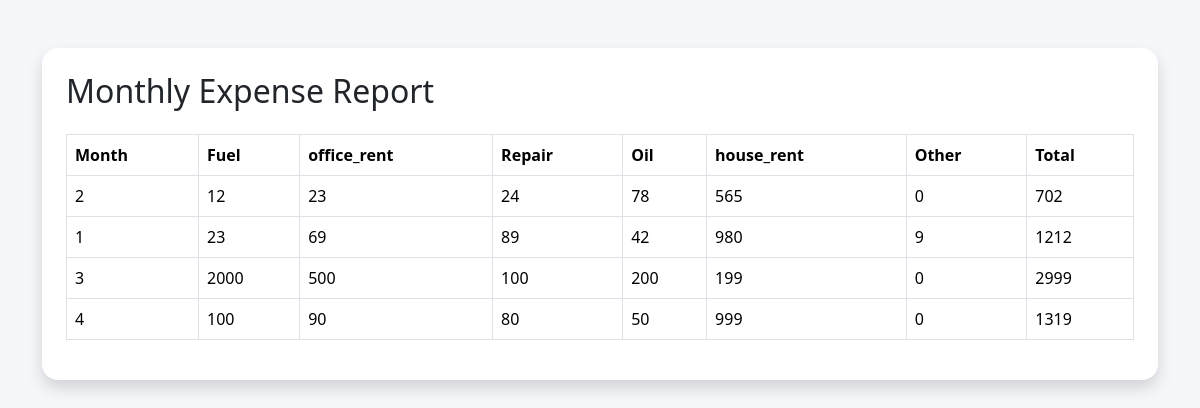
Page /monthly-expense-report/ (signed in) on the committed database.
### core/models.py (models this page shows, shortened)
class MonthlyExpense(models.Model):
    month = models.IntegerField()
    fuel = models.IntegerField(default=0)
    repair = models.IntegerField(default=0)
    oil = models.IntegerField(default=0)
    office_rent = models.IntegerField(default=0)
    house_rent = models.IntegerField(default=0)
    other = models.IntegerField(default=0)
    total = models.IntegerField(default=0)

### core/views.py (the view)
@login_required
def monthly_expense_report(request):
    monthly_expenses = MonthlyExpense.objects.all()
    return render(
        request,
        'monthly_expense_report.html',
        {
            'monthly_expenses': monthly_expenses
        }
    )

### templates/monthly_expense_report.html (shortened to what this page needs)
<!doctype html>
<html>
  <head>
    <link
      href="https://cdn.jsdelivr.net/npm/bootstrap@5.3.3/dist/css/bootstrap.min.css"
      rel="stylesheet"
    />
  </head>
  <body style="background: #f5f7fb">
    <div class="container mt-5">
      <div class="card shadow p-4 border-0 rounded-4">
        <h2 class="mb-4">Monthly Expense Report</h2>
        <table class="table table-bordered">
          <thead>
            <tr>
              <th>Month</th>
              <th>Fuel</th>
              <th>office_rent</th>
              <th>Repair</th>
              <th>Oil</th>
              <th>house_rent</th>
              <th>Other</th>
              <th>Total</th>
            </tr>
          </thead>
          <tbody>
            {% for item in monthly_expenses %}
            <tr>
              <td>{{ item.month }}</td>
              <td>{{ item.fuel }}</td>
              <td>{{ item.office_rent }}</td>
              <td>{{ item.repair }}</td>
              <td>{{ item.oil }}</td>
              <td>{{ item.house_rent }}</td>
              <td>{{ item.other}}</td>
              <td>{{ item.total }}</td>
            </tr>
            {% endfor %}
          </tbody>
        </table>
      </div>
    </div>
  </body>
</html>

### rows in the picture
MonthlyExpense: month "2", fuel "12", office_rent "23", repair "24", oil "78", house_rent "565", other "0", total "702"
MonthlyExpense: month "1", fuel "23", office_rent "69", repair "89", oil "42", house_rent "980", other "9", total "1212"
MonthlyExpense: month "3", fuel "2000", office_rent "500", repair "100", oil "200", house_rent "199", other "0", total "2999"
MonthlyExpense: month "4", fuel "100", office_rent "90", repair "80", oil "50", house_rent "999", other "0", total "1319"
